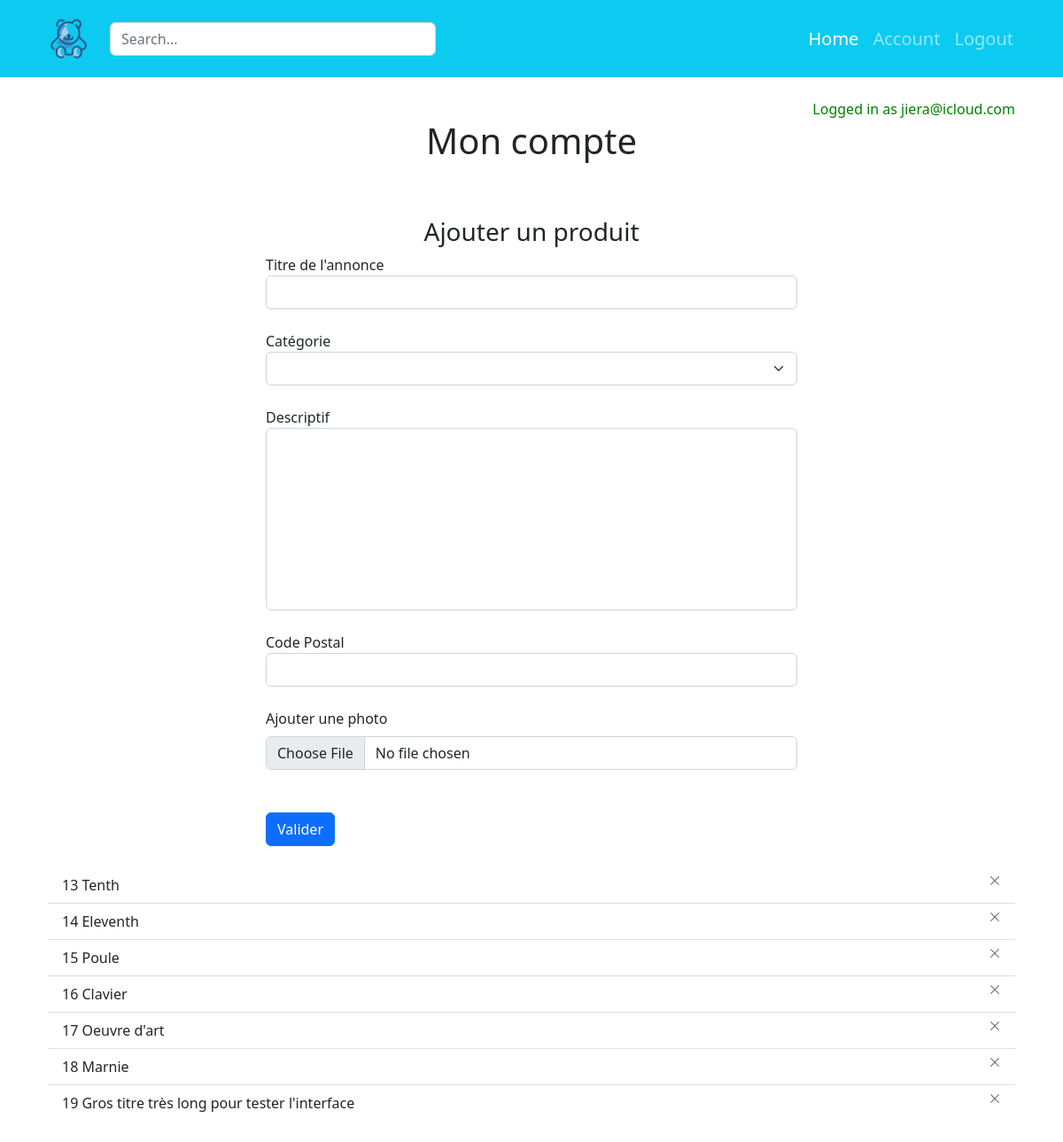
Page /account (signed in) on the committed database.
### website/models.py (models this page shows)
class User(db.Model, UserMixin):
    id = db.Column(db.Integer, primary_key=True)
    email = db.Column(db.String(150), unique=True)
    password = db.Column(db.String(150))
    first_name = db.Column(db.String(150))
    products = db.relationship('Product')

class Product(db.Model):
    id = db.Column(db.Integer, primary_key=True)
    title = db.Column(db.String(100))
    pictures = db.Column(db.String(150))
    description = db.Column(db.String(5000))
    city = db.Column(db.String(150))
    category = db.Column(db.String(100))
    condition = db.Column(db.String(100))
    age = db.Column(db.String(100))
    brand = db.Column(db.String(100))
    shipping_fee = db.Column(db.Integer)
    date = db.Column(db.DateTime(timezone=True), default=func.now())
    user_id = db.Column(db.Integer, db.ForeignKey('user.id'))

### website/views.py (the view, shortened to what this page needs)
@views.route('/account', methods=['POST', 'GET'])
def upload_product():
    return render_template("account.html", user=current_user)

### website/__init__.py (called while the page is built)
def create_app():
    app.config['SECRET_KEY'] = 'zajeoazu!ecàapzh'
    app.config['SQLALCHEMY_DATABASE_URI'] = f'sqlite:///{DB_NAME}'
    app.config['UPLOAD_FOLDER'] = UPLOAD_FOLDER
    db.init_app(app)
    from .views import views
    from .auth import auth
    app.register_blueprint(views, url_prefix="/")
    app.register_blueprint(auth, url_prefix="/")
    from .models import User, Product
    create_database(app)
    login_manager = LoginManager()
    login_manager.login_view = 'auth.login'
    login_manager.init_app(app)
    @login_manager.user_loader
    def load_user(id):
        return User.query.get(int(id))
    return app

### website/templates/account.html (shortened to what this page needs)
{% extends "base.html" %}
{% block content %}
    <div class="container my-4">
        <div align="right" style="color: green;">Logged in as {{ user.email }}</div>
        <h1 align="center">Mon compte</h1>
        <br />
        <form method="POST" enctype="multipart/form-data">
            <div style="max-width:600px; margin:auto;">
                <h3 align="center" style="margin-top:30px">Ajouter un produit</h3>
                <div class="form-group">
                    <label for="product-title">Titre de l'annonce</label>
                    <input type="text" class="form-control" id="product-title" name="product-title" required="true"/>
                </div>
                <br />
                <label for="product-category">Catégorie</label>
                <select class="form-select" aria-label="Default select example" name="product-category">
                    <option selected></option>
                    <option value="Jouets">Jouets</option>
                </select>
                <br />
                <div class="form-group">
                    <label for="product-description">Descriptif</label>
                    <textarea name="product-description" class="form-control" id="product-description" name="product-description" rows="8" style="resize:none;"/></textarea>
                </div>
                <br />
                <div class="form-group">
                    <label for="product-city">Code Postal</label>
                    <input type="text" class="form-control" id="product-city" name="product-city" required="true"/>
                </div>
                <br />
                <label class="form-label" for="customFile">Ajouter une photo</label>
                <input type="file" class="form-control" id="customFile" name="file"/>
                <br /><br />
                <button type="submit" class="btn btn-primary">Valider</button>
            </div>
        </form>
        <br />
        <ul class="list-group list-group-flush" id="products">
            {% for product in user.products %}
            <li class="list-group-item d-flex justify-content-between">{{ product.id }} {{ product.title }}
                <button type="button" class="btn-close" style="font-size:10px" aria-label="Close" onClick="deleteProduct({{ product.id }})"></button>
            </li>
            {% endfor %}
        </ul>
    </div>
{% endblock%}

### website/templates/base.html (shortened to what this page needs)
<!DOCTYPE html>
<html>
    <head>
        <link
        href="https://cdn.jsdelivr.net/npm/bootstrap@5.2.3/dist/css/bootstrap.min.css"
        rel="stylesheet"
>
    </head>
    <body>
    <header style="z-index:5;">
        <nav class="navbar navbar-expand-lg navbar-dark bg-info">
            <div class="container-fluid px-5">
                <a class="navbar-brand" href="/">
                    <img src="../static/img/logo.png" alt="logo" width="60px" class="d-inline-block align-text-top">
                </a>
                <form class="col-4 nav" role="search">
                    <input type="search" class="form-control" placeholder="Search..." aria-label="Search">
                </form>
                <div class="collapse navbar-collapse justify-content-end" id="navbarNav" aria-expanded="false">
                    <ul class="navbar-nav" style="font-size: 1.25rem">
                        {% if user.is_authenticated %}
                        <li class="nav-item">
                            <a class="nav-link active" aria-current="page" href="/">Home</a>
                        </li>
                        <li class="nav-item">
                            <a class="nav-link" href="/account">Account</a>
                        </li>
                        <li class="nav-item">
                            <a class="nav-link" href="/logout">Logout</a>
                        </li>
                        {% else %}
                        <button type="button" class="btn btn-outline-dark me-2" id="login" onclick="location.href='/login'">Login</button>
                        <button type="button" class="btn btn-warning" id="signup" onclick="location.href='/signup'">Sign up</button>
                        {% endif %}
                    </ul>
                </div>
            </div>
        </nav>
    </header>
        <div class="container">
            {% block content %}
            {% endblock%}
        </div>
    </body>
</html>

### rows in the picture
User: email "jiera@icloud.com"
Product: id "13", title "Tenth"
Product: id "14", title "Eleventh"
Product: id "15", title "Poule"
Product: id "16", title "Clavier"
Product: id "17", title "Oeuvre d'art"
Product: id "18", title "Marnie"
Product: id "19", title "Gros titre très long pour tester l'interface"
